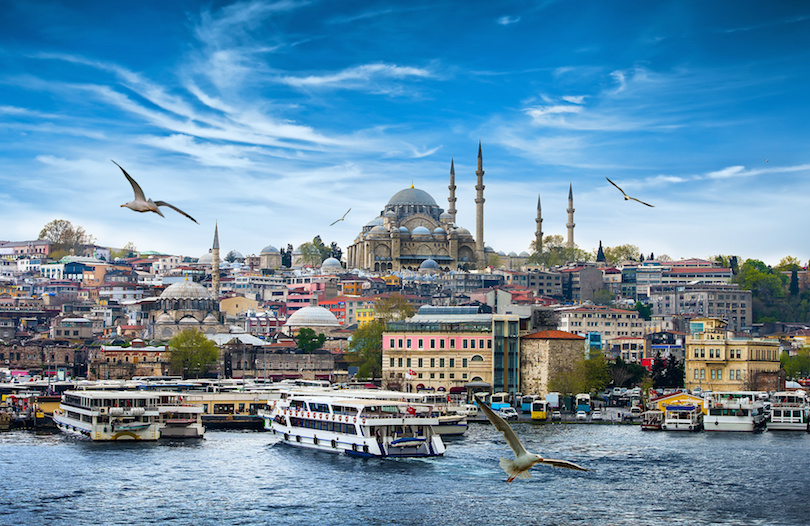
#> input picture CSE-464-Image-Procesing/Homework-1/forwardMapping/istanbul.jpg, 810 x 526 px
$ python forwardMappingRotate.py
#> lines starting #> are read from the running program, lines starting #| are printed output that depends on the picture
import math
from PIL import Image
def rotateImage(rotateDegrees=60):
#> called with rotateDegrees = 60
    angleRad = rotateDegrees * math.pi / 180

    image = Image.open("./istanbul.jpg")
#> image is the input picture: PIL image 810x526 RGB; mean R, G, B 104.8, 142, 166.8

    orgWidth, orgHeight = image.size
#> orgWidth = 810; orgHeight = 526

    newWidth = int(abs(math.cos(angleRad) * orgWidth) + abs(math.sin(angleRad) * orgHeight))
#> newWidth = 860
    newHeight = int(abs(math.sin(angleRad) * orgWidth) + abs(math.cos(angleRad) * orgHeight))
#> newHeight = 964

    returnedImage = Image.new("RGB", (newWidth, newHeight))
#> returnedImage: PIL image 860x964 RGB; every value is 0

    centerLocX = int(newWidth / 2)
#> centerLocX = 430
    centerLocY = int(newHeight / 2)
#> centerLocY = 482

    newImageData = [[[0 for _ in range(3)] for _ in range(newWidth)] for _ in range(newHeight)]

    for y in range(orgHeight):
        for x in range(orgWidth):
            xPointOrg = int(x - orgWidth / 2)
            yPointOrg = int(y - orgHeight / 2)

            xPoint = int(xPointOrg * math.cos(-angleRad) - yPointOrg * math.sin(-angleRad)) + centerLocX
            yPoint = int(xPointOrg * math.sin(-angleRad) + yPointOrg * math.cos(-angleRad)) + centerLocY

            if 0 <= xPoint < newWidth and 0 <= yPoint < newHeight:
                pixel_value = image.getpixel((x, y))
                newImageData[yPoint][xPoint] = list(pixel_value)
#> after the loop, newImageData = 964 items

    for y in range(newHeight):
        for x in range(newWidth):
            returnedImage.putpixel((x, y), tuple(newImageData[y][x]))
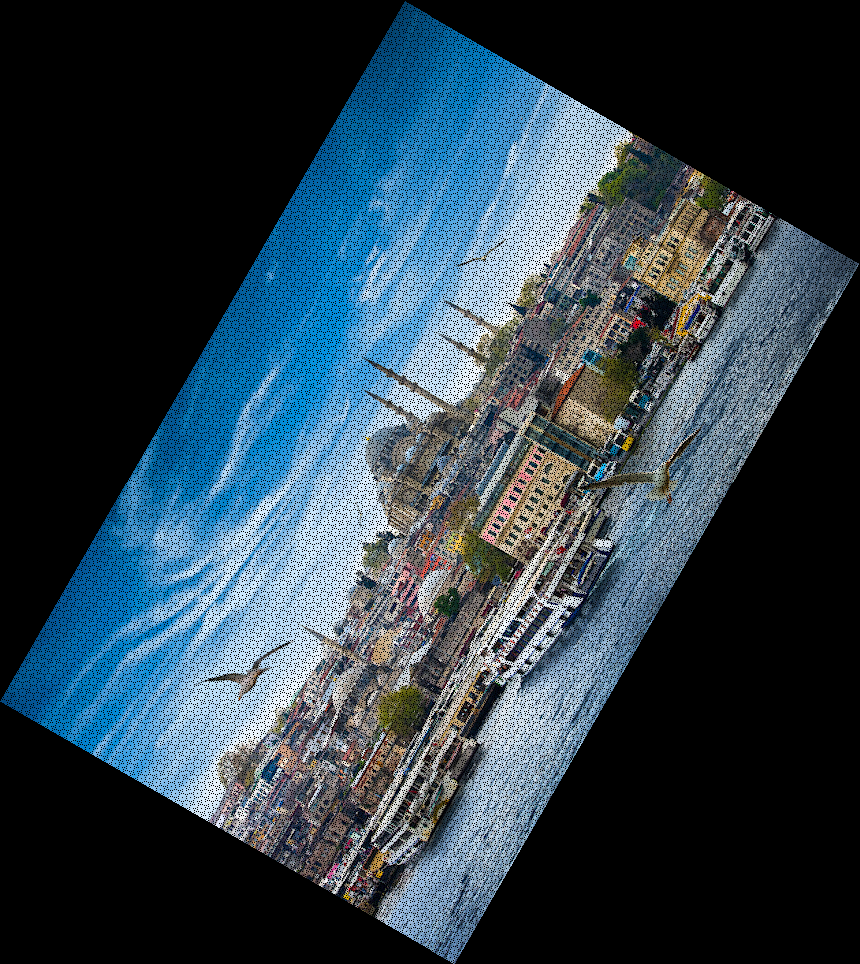
#> returnedImage: PIL image 860x964 RGB; mean R, G, B 46.5, 63, 74

    return returnedImage

rotateDegress = 60
processedImage = rotateImage(rotateDegress)
processedImage.save("istanbulRotated.jpg")
processedImage.show()
